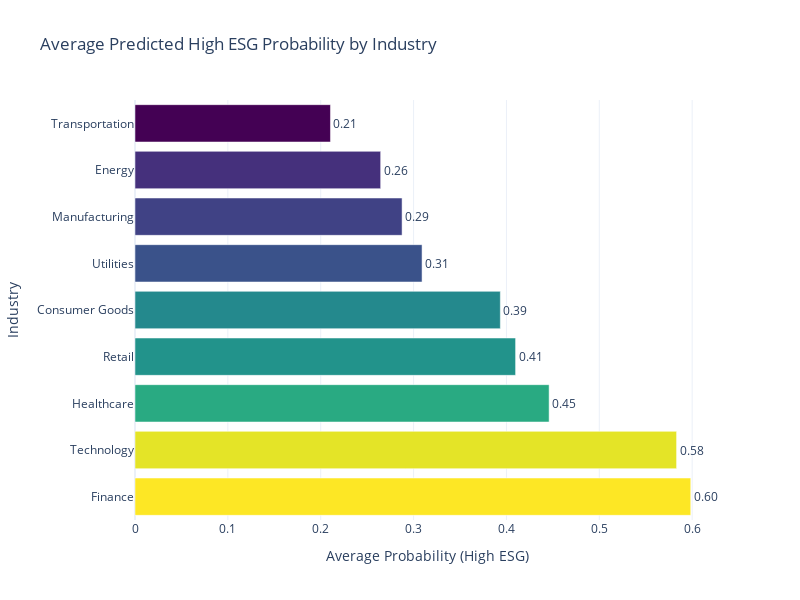
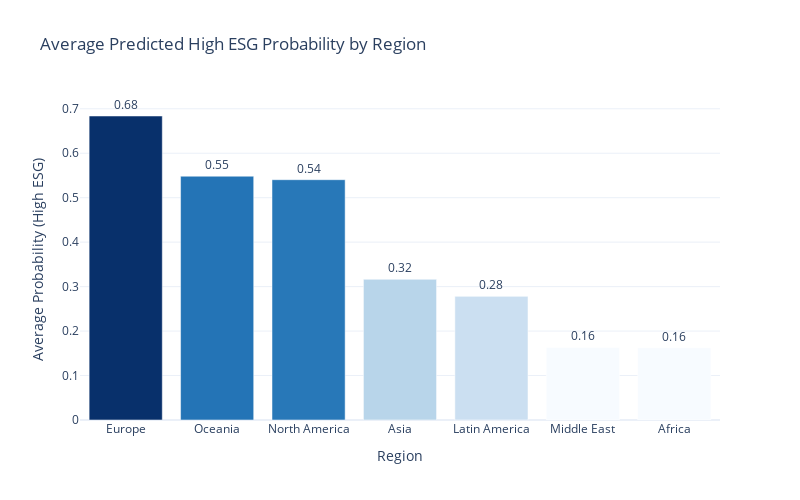
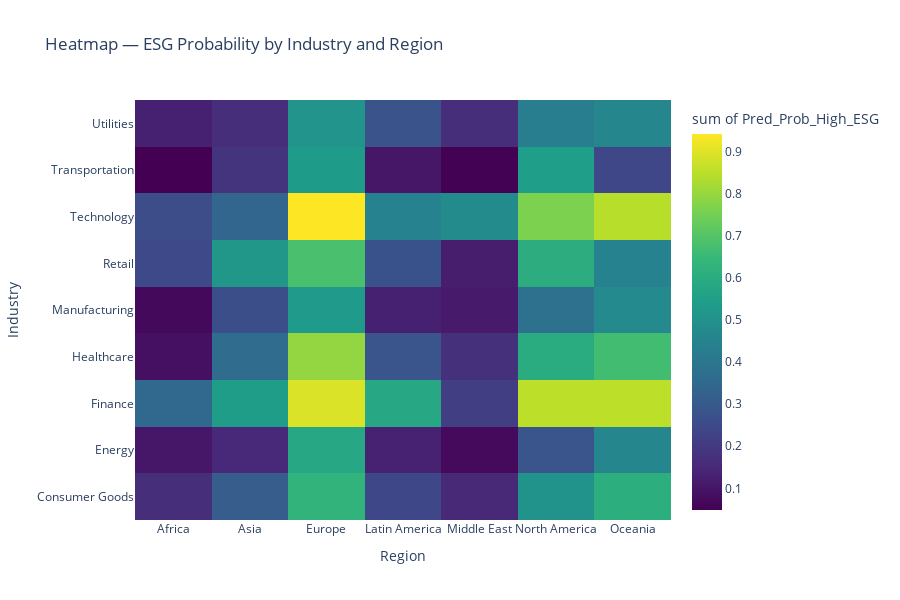

The notebook cell saved with these charts, in order:
### Code cell
# %% ===============================================================
# STEP 4 — INDUSTRY / REGION IMPACT COMPARISON
# ===============================================================
import plotly.express as px
import plotly.graph_objects as go

# --- Reload dataset for grouping clarity ---
df = pd.read_csv(DATA_PATH)

# --- Prepare model inputs (same features as before) ---
X = df.drop(columns=[
    "CompanyID","CompanyName","Industry","Region","Year",
    "ESG_Overall","ESG_Overall_noisy","ESG_Class"
], errors="ignore")

# --- Predict High ESG probability for each company ---
df["Pred_Prob_High_ESG"] = xgb.predict_proba(X)[:, 1]

# ===============================================================
# 📊 4.1 INDUSTRY-LEVEL AVERAGE ESG PROBABILITIES
# ===============================================================
industry_avg = (
    df.groupby("Industry")["Pred_Prob_High_ESG"]
    .mean()
    .sort_values(ascending=False)
    .reset_index()
)

fig_industry = px.bar(
    industry_avg,
    x="Pred_Prob_High_ESG",
    y="Industry",
    orientation="h",
    text="Pred_Prob_High_ESG",
    color="Pred_Prob_High_ESG",
    color_continuous_scale="viridis",
    title="Average Predicted High ESG Probability by Industry"
)

fig_industry.update_traces(texttemplate="%{text:.2f}", textposition="outside")
fig_industry.update_layout(
    xaxis_title="Average Probability (High ESG)",
    yaxis_title="Industry",
    coloraxis_showscale=False,
    height=600,
    width=800,
    template="plotly_white"
)
fig_industry.show()

# ===============================================================
# 📊 4.2 REGION-LEVEL AVERAGE ESG PROBABILITIES
# ===============================================================
region_avg = (
    df.groupby("Region")["Pred_Prob_High_ESG"]
    .mean()
    .sort_values(ascending=False)
    .reset_index()
)

fig_region = px.bar(
    region_avg,
    x="Region",
    y="Pred_Prob_High_ESG",
    text="Pred_Prob_High_ESG",
    color="Pred_Prob_High_ESG",
    color_continuous_scale="Blues",
    title="Average Predicted High ESG Probability by Region"
)

fig_region.update_traces(texttemplate="%{text:.2f}", textposition="outside")
fig_region.update_layout(
    xaxis_title="Region",
    yaxis_title="Average Probability (High ESG)",
    coloraxis_showscale=False,
    height=500,
    width=800,
    template="plotly_white"
)
fig_region.show()

# ===============================================================
# 📈 4.3 INDUSTRY × REGION HEATMAP
# ===============================================================
heatmap_df = (
    df.groupby(["Industry","Region"])["Pred_Prob_High_ESG"]
    .mean()
    .reset_index()
)

fig_heatmap = px.density_heatmap(
    heatmap_df,
    x="Region",
    y="Industry",
    z="Pred_Prob_High_ESG",
    color_continuous_scale="viridis",
    title="Heatmap — ESG Probability by Industry and Region",
    nbinsx=len(heatmap_df["Region"].unique()),
    nbinsy=len(heatmap_df["Industry"].unique())
)

fig_heatmap.update_layout(
    width=900,
    height=600,
    template="plotly_white"
)
fig_heatmap.show()

print("✅ STEP 4 — Industry / Region Impact Comparison complete.")

### Figure 1 — Plotly figure (JSON) as saved in the notebook; plotly's stock layout.template omitted (floating-point values rounded to 4 significant figures)
{"data": [{"hovertemplate": "Pred_Prob_High_ESG=%{marker.color}<br>Industry=%{y}<extra></extra>", "legendgroup": "", "marker": {"color": [0.5985, 0.5832, 0.4459, 0.4098, 0.3934, 0.3091, 0.2876, 0.2645, 0.2105], "coloraxis": "coloraxis", "pattern": {"shape": ""}}, "name": "", "orientation": "h", "showlegend": false, "text": [0.5985, 0.5832, 0.4459, 0.4098, 0.3934, 0.3091, 0.2876, 0.2645, 0.2105], "textposition": "outside", "texttemplate": "%{text:.2f}", "type": "bar", "x": [0.5985, 0.5832, 0.4459, 0.4098, 0.3934, 0.3091, 0.2876, 0.2645, 0.2105], "xaxis": "x", "y": ["Finance", "Technology", "Healthcare", "Retail", "Consumer Goods", "Utilities", "Manufacturing", "Energy", "Transportation"], "yaxis": "y"}], "layout": {"barmode": "relative", "coloraxis": {"colorbar": {"title": {"text": "Pred_Prob_High_ESG"}}, "colorscale": [[0, "#440154"], [0.1111, "#482878"], [0.2222, "#3e4989"], [0.3333, "#31688e"], [0.4444, "#26828e"], [0.5556, "#1f9e89"], [0.6667, "#35b779"], [0.7778, "#6ece58"], [0.8889, "#b5de2b"], [1, "#fde725"]], "showscale": false}, "height": 600, "legend": {"tracegroupgap": 0}, "title": {"text": "Average Predicted High ESG Probability by Industry"}, "width": 800, "xaxis": {"anchor": "y", "domain": [0, 1], "title": {"text": "Average Probability (High ESG)"}}, "yaxis": {"anchor": "x", "domain": [0, 1], "title": {"text": "Industry"}}}}

### Figure 2 — Plotly figure (JSON) as saved in the notebook; plotly's stock layout.template omitted (floating-point values rounded to 4 significant figures)
{"data": [{"hovertemplate": "Region=%{x}<br>Pred_Prob_High_ESG=%{marker.color}<extra></extra>", "legendgroup": "", "marker": {"color": [0.6837, 0.5483, 0.5405, 0.3164, 0.2781, 0.1632, 0.1627], "coloraxis": "coloraxis", "pattern": {"shape": ""}}, "name": "", "orientation": "v", "showlegend": false, "text": [0.6837, 0.5483, 0.5405, 0.3164, 0.2781, 0.1632, 0.1627], "textposition": "outside", "texttemplate": "%{text:.2f}", "type": "bar", "x": ["Europe", "Oceania", "North America", "Asia", "Latin America", "Middle East", "Africa"], "xaxis": "x", "y": [0.6837, 0.5483, 0.5405, 0.3164, 0.2781, 0.1632, 0.1627], "yaxis": "y"}], "layout": {"barmode": "relative", "coloraxis": {"colorbar": {"title": {"text": "Pred_Prob_High_ESG"}}, "colorscale": [[0, "rgb(247,251,255)"], [0.125, "rgb(222,235,247)"], [0.25, "rgb(198,219,239)"], [0.375, "rgb(158,202,225)"], [0.5, "rgb(107,174,214)"], [0.625, "rgb(66,146,198)"], [0.75, "rgb(33,113,181)"], [0.875, "rgb(8,81,156)"], [1, "rgb(8,48,107)"]], "showscale": false}, "height": 500, "legend": {"tracegroupgap": 0}, "title": {"text": "Average Predicted High ESG Probability by Region"}, "width": 800, "xaxis": {"anchor": "y", "domain": [0, 1], "title": {"text": "Region"}}, "yaxis": {"anchor": "x", "domain": [0, 1], "title": {"text": "Average Probability (High ESG)"}}}}

### Figure 3 — Plotly figure (JSON) as saved in the notebook; plotly's stock layout.template omitted (floating-point values rounded to 4 significant figures)
{"data": [{"coloraxis": "coloraxis", "histfunc": "sum", "hovertemplate": "Region=%{x}<br>Industry=%{y}<br>sum of Pred_Prob_High_ESG=%{z}<extra></extra>", "name": "", "nbinsx": 7, "nbinsy": 9, "type": "histogram2d", "x": ["Africa", "Asia", "Europe", "Latin America", "Middle East", "North America", "Oceania", "Africa", "Asia", "Europe", "Latin America", "Middle East", "North America", "Oceania", "Africa", "Asia", "Europe", "Latin America", "Middle East", "North America", "Oceania", "Africa", "Asia", "Europe", "Latin America", "Middle East", "North America", "Oceania", "Africa", "Asia", "Europe", "Latin America", "Middle East", "North America", "Oceania", "Africa", "Asia", "Europe", "Latin America", "Middle East", "North America", "Oceania", "Africa", "Asia", "Europe", "Latin America", "Middle East", "North America", "Oceania", "Africa", "Asia", "Europe", "Latin America", "Middle East", "North America", "Oceania", "Africa", "Asia", "Europe", "Latin America", "Middle East", "North America", "Oceania"], "xaxis": "x", "xbingroup": "x", "y": ["Consumer Goods", "Consumer Goods", "Consumer Goods", "Consumer Goods", "Consumer Goods", "Consumer Goods", "Consumer Goods", "Energy", "Energy", "Energy", "Energy", "Energy", "Energy", "Energy", "Finance", "Finance", "Finance", "Finance", "Finance", "Finance", "Finance", "Healthcare", "Healthcare", "Healthcare", "Healthcare", "Healthcare", "Healthcare", "Healthcare", "Manufacturing", "Manufacturing", "Manufacturing", "Manufacturing", "Manufacturing", "Manufacturing", "Manufacturing", "Retail", "Retail", "Retail", "Retail", "Retail", "Retail", "Retail", "Technology", "Technology", "Technology", "Technology", "Technology", "Technology", "Technology", "Transportation", "Transportation", "Transportation", "Transportation", "Transportation", "Transportation", "Transportation", "Utilities", "Utilities", "Utilities", "Utilities", "Utilities", "Utilities", "Utilities"], "yaxis": "y", "ybingroup": "y", "z": [0.165, 0.311, 0.6297, 0.2421, 0.1502, 0.5055, 0.6069, 0.105, 0.1517, 0.5788, 0.1319, 0.07031, 0.2864, 0.462, 0.3488, 0.5413, 0.8933, 0.5813, 0.2149, 0.8521, 0.8514, 0.08669, 0.3623, 0.7948, 0.2861, 0.1727, 0.598, 0.6671, 0.06802, 0.2618, 0.5291, 0.1294, 0.1125, 0.3824, 0.4742, 0.2468, 0.5215, 0.6803, 0.2769, 0.1207, 0.6058, 0.445, 0.2606, 0.3389, 0.9417, 0.4461, 0.4756, 0.7634, 0.8442, 0.04852, 0.1828, 0.5381, 0.1012, 0.05233, 0.5454, 0.2417, 0.1296, 0.1651, 0.5083, 0.2786, 0.1663, 0.4317, 0.458]}], "layout": {"coloraxis": {"colorbar": {"title": {"text": "sum of Pred_Prob_High_ESG"}}, "colorscale": [[0, "#440154"], [0.1111, "#482878"], [0.2222, "#3e4989"], [0.3333, "#31688e"], [0.4444, "#26828e"], [0.5556, "#1f9e89"], [0.6667, "#35b779"], [0.7778, "#6ece58"], [0.8889, "#b5de2b"], [1, "#fde725"]]}, "height": 600, "legend": {"tracegroupgap": 0}, "title": {"text": "Heatmap — ESG Probability by Industry and Region"}, "width": 900, "xaxis": {"anchor": "y", "domain": [0, 1], "title": {"text": "Region"}}, "yaxis": {"anchor": "x", "domain": [0, 1], "title": {"text": "Industry"}}}}
